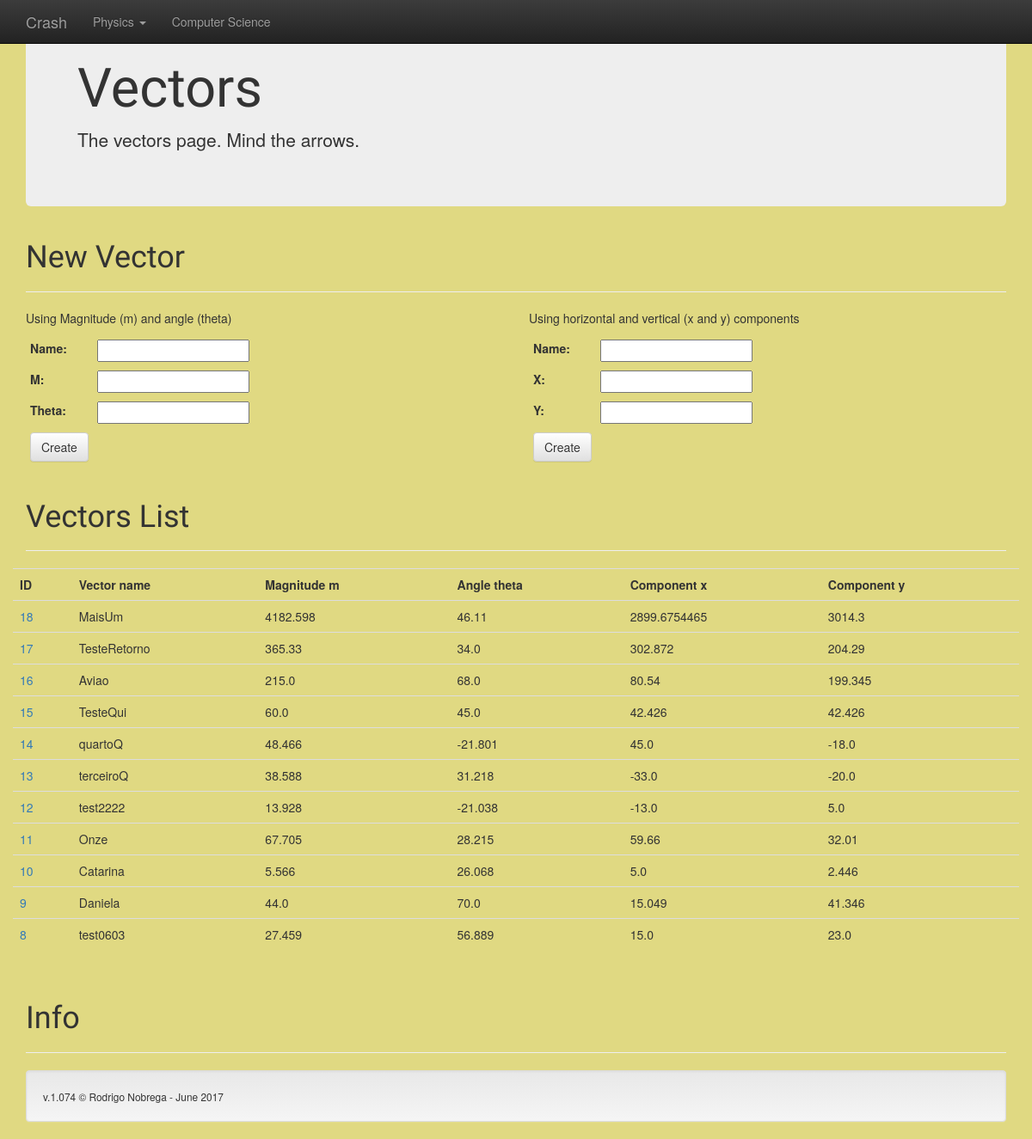
The page /Crash/vector on the database its author committed.
### Physics/models.py (models this page shows, shortened)
class HTVector(models.Model):
    name = models.CharField(max_length=30, null=True)
    m = models.FloatField(default=None, null=True)
    theta = models.FloatField(default=None, null=True)
    x = models.FloatField(default=None, null=True)
    y = models.FloatField(default=None, null=True)

### Physics/views.py (the view)
def vector_list(request):
    vlist = HTVector.objects.order_by('-id')
    if request.method == 'POST':
        vformMT = VectorFormMTheta(request.POST)
        vformXY = VectorFormXY(request.POST)
        if vformMT.is_valid():
            vformMT.save(commit=True)
            a = HTVector.objects.all()[len(HTVector.objects.all())-1]
            a.calculate()
            a.save()
            return render(request, 'Physics/vectors.html', {'vector_list': vlist, 'vector_formMT': VectorFormMTheta(), 'vector_formXY': VectorFormXY()})
        elif vformXY.is_valid():
            vformXY.save(commit=True)
            a = HTVector.objects.all()[len(HTVector.objects.all())-1]
            a.calculate()
            a.save()
            return render(request, 'Physics/vectors.html', {'vector_list': vlist, 'vector_formMT': VectorFormMTheta(), 'vector_formXY': VectorFormXY()})
    else:
        vformMT = VectorFormMTheta()
        vformXY = VectorFormXY()
    context = {'vector_list': vlist, 'vector_formMT': vformMT, 'vector_formXY': vformXY}
    return render(request, 'Physics/vectors.html', context)

### Physics/forms.py
class VectorFormMTheta(forms.ModelForm):
    class Meta:
        model = HTVector
        fields = ('name', 'm', 'theta', )

class VectorFormXY(forms.ModelForm):
    class Meta:
        model = HTVector
        fields = ('name', 'x', 'y', )

### Physics/templates/Physics/vectors.html (shortened to what this page needs)
{% extends 'base.html' %}
      {% block body%}
      <div class="jumbotron">
        <h1>Vectors</h1>
        <p>The vectors page. Mind the arrows.</p>
      </div>
      <div class="page-header">
        <h1>New Vector</h1>
      </div>
      <div class="row">
      <div class="col-md-6">
      <p>Using Magnitude (m) and angle (theta)</p>
      <form  method="POST" class="form-inline">
        <table class="table-condensed">
          {{ vector_formMT }}
          <tr>
            <td><button type="submit" class="btn btn-default">Create</button></td>
          </tr>
        </table>
      </form>
      </div>
      <div class="col-md-6">
      <p>Using horizontal and vertical (x and y) components</p>
      <form  method="POST" class="form-inline">
        <table class="table-condensed">
          {{ vector_formXY }}
          <tr>
            <td><button type="submit" class="btn btn-default">Create</button></td>
          </tr>
        </table>
      </form>
      </div>
      </div>
      <div class="page-header">
        <h1>Vectors List</h1>
      </div>
      <div class="row">
        <table class="table table-hover">
        <tr>
          <td><strong>ID</strong></td>
          <td><strong>Vector name</strong></td>
          <td><strong>Magnitude m</strong></td>
          <td><strong>Angle theta</strong></td>
          <td><strong>Component x</strong></td>
          <td><strong>Component y</strong></td>
        </tr>
        {% for vector in vector_list %}
        <tr>
          <td><a href="{% url 'vector_num' vector.id %}">{{ vector.id }}</a></td>
          <td>{{ vector.name }}</td>
          <td>{{ vector.m }}</td>
          <td>{{ vector.theta }}</td>
          <td>{{ vector.x }}</td>
          <td>{{ vector.y }}</td>
        </tr>
        {% endfor %}
        </table>
      </div>
      {% endblock%}

### Physics/static/Physics/style.css (style rules this page uses)
body { background-color: #E0D982; }
h1 { font-family: 'Acme', sans-serif; }

### rows shown on the page
HTVector: id "18", name "MaisUm", m "4182.598", theta "46.11", x "2899.6754465", y "3014.3"
HTVector: id "17", name "TesteRetorno", m "365.33", theta "34.0", x "302.872", y "204.29"
HTVector: id "16", name "Aviao", m "215.0", theta "68.0", x "80.54", y "199.345"
HTVector: id "15", name "TesteQui", m "60.0", theta "45.0", x "42.426", y "42.426"
HTVector: id "14", name "quartoQ", m "48.466", theta "-21.801", x "45.0", y "-18.0"
HTVector: id "13", name "terceiroQ", m "38.588", theta "31.218", x "-33.0", y "-20.0"
HTVector: id "12", name "test2222", m "13.928", theta "-21.038", x "-13.0", y "5.0"
HTVector: id "11", name "Onze", m "67.705", theta "28.215", x "59.66", y "32.01"
HTVector: id "10", name "Catarina", m "5.566", theta "26.068", x "5.0", y "2.446"
HTVector: id "9", name "Daniela", m "44.0", theta "70.0", x "15.049", y "41.346"
HTVector: id "8", name "test0603", m "27.459", theta "56.889", x "15.0", y "23.0"
